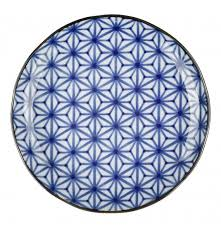
#> input picture Computer Vision/Images/plate.jpg, 221 x 228 px, found by its file name
$ python 'Bilateral Blurring.py'
#> lines starting #> are read from the running program, lines starting #| are printed output that depends on the picture
import cv2
import numpy as np
import sys

#Reading image from the Images folder
img = cv2.imread("./Images/plate.jpg")
#> img is the input picture: shape (228, 221, 3); mean B, G, R 207.5, 188.7, 181

if img is None:
    sys.exit("Image could not be found at specified folder")

#Creating named windows
cv2.namedWindow('Original Image', cv2.WINDOW_NORMAL)
cv2.namedWindow('Bilateral Filtered Image', cv2.WINDOW_NORMAL)

#Configuring settings for applying a bilateral filter
d = 10 #Size of pixel neighbourhood on which filter is to be applied
scolor = 350 #Value to determine extent of color mixture by filter
sspace = 350 #Value to determine extent of influence of pixels on each other if color values are approximate

#Applying bilateral filter on the image
bilateral = cv2.bilateralFilter(img, d, scolor, sspace)
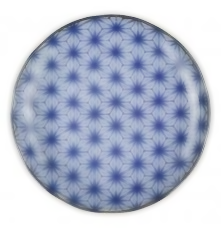
#> bilateral: shape (228, 221, 3); mean B, G, R 208.3, 189.4, 181.8

#Displaying the images
cv2.imshow('Original Image', img)
cv2.imshow('Bilateral Filtered Image', bilateral)

cv2.waitKey(0)
cv2.destroyAllWindows()
